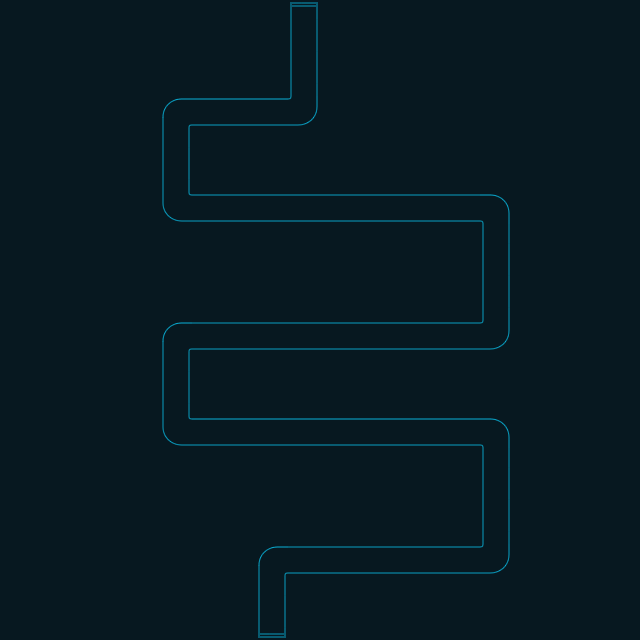

Tiled map render using the project's own tile images. Description and the whole map definition, tile-layer contents included, below:
An orthogonal 20x20 tile map with 32x32 px tiles, 2 tile layers (Base, Path), 2 hidden layers not drawn.

<map version="1.0" orientation="orthogonal" renderorder="right-down" width="20" height="20" tilewidth="32" tileheight="32" nextobjectid="1">
 <properties>
  <property name="buildLayer" value="2" />
  <property name="worldCollision" value="3" />
 </properties>
 <tileset firstgid="1" name="digital-tilemap" tilewidth="32" tileheight="32" tilecount="25" columns="5">
  <image source="digital-tilemap.png" width="160" height="160" />
 </tileset>
 <layer name="Base" width="20" height="20">
  <properties>
   <property name="render" value="true" />
  </properties>
  <data encoding="csv">
1,1,1,1,1,1,1,1,1,1,1,1,1,1,1,1,1,1,1,1,
1,1,1,1,1,1,1,1,1,1,1,1,1,1,1,1,1,1,1,1,
1,1,1,1,1,1,1,1,1,1,1,1,1,1,1,1,1,1,1,1,
1,1,1,1,1,1,1,1,1,1,1,1,1,1,1,1,1,1,1,1,
1,1,1,1,1,1,1,1,1,1,1,1,1,1,1,1,1,1,1,1,
1,1,1,1,1,1,1,1,1,1,1,1,1,1,1,1,1,1,1,1,
1,1,1,1,1,1,1,1,1,1,1,1,1,1,1,1,1,1,1,1,
1,1,1,1,1,1,1,1,1,1,1,1,1,1,1,1,1,1,1,1,
1,1,1,1,1,1,1,1,1,1,1,1,1,1,1,1,1,1,1,1,
1,1,1,1,1,1,1,1,1,1,1,1,1,1,1,1,1,1,1,1,
1,1,1,1,1,1,1,1,1,1,1,1,1,1,1,1,1,1,1,1,
1,1,1,1,1,1,1,1,1,1,1,1,1,1,1,1,1,1,1,1,
1,1,1,1,1,1,1,1,1,1,1,1,1,1,1,1,1,1,1,1,
1,1,1,1,1,1,1,1,1,1,1,1,1,1,1,1,1,1,1,1,
1,1,1,1,1,1,1,1,1,1,1,1,1,1,1,1,1,1,1,1,
1,1,1,1,1,1,1,1,1,1,1,1,1,1,1,1,1,1,1,1,
1,1,1,1,1,1,1,1,1,1,1,1,1,1,1,1,1,1,1,1,
1,1,1,1,1,1,1,1,1,1,1,1,1,1,1,1,1,1,1,1,
1,1,1,1,1,1,1,1,1,1,1,1,1,1,1,1,1,1,1,1,
1,1,1,1,1,1,1,1,1,1,1,1,1,1,1,1,1,1,1,1
</data>
 </layer>
 <layer name="Path" width="20" height="20">
  <properties>
   <property name="render" value="true" />
  </properties>
  <data encoding="csv">
0,0,0,0,0,0,0,0,0,6,0,0,0,0,0,0,0,0,0,0,
0,0,0,0,0,0,0,0,0,7,0,0,0,0,0,0,0,0,0,0,
0,0,0,0,0,0,0,0,0,7,0,0,0,0,0,0,0,0,0,0,
0,0,0,0,0,2,3,3,3,14,0,0,0,0,0,0,0,0,0,0,
0,0,0,0,0,7,0,0,0,0,0,0,0,0,0,0,0,0,0,0,
0,0,0,0,0,7,0,0,0,0,0,0,0,0,0,0,0,0,0,0,
0,0,0,0,0,12,13,13,13,13,13,13,13,13,13,4,0,0,0,0,
0,0,0,0,0,0,0,0,0,0,0,0,0,0,0,7,0,0,0,0,
0,0,0,0,0,0,0,0,0,0,0,0,0,0,0,7,0,0,0,0,
0,0,0,0,0,0,0,0,0,0,0,0,0,0,0,7,0,0,0,0,
0,0,0,0,0,2,13,13,13,13,13,13,13,13,13,14,0,0,0,0,
0,0,0,0,0,7,0,0,0,0,0,0,0,0,0,0,0,0,0,0,
0,0,0,0,0,7,0,0,0,0,0,0,0,0,0,0,0,0,0,0,
0,0,0,0,0,12,3,3,3,3,3,3,3,3,3,4,0,0,0,0,
0,0,0,0,0,0,0,0,0,0,0,0,0,0,0,7,0,0,0,0,
0,0,0,0,0,0,0,0,0,0,0,0,0,0,0,7,0,0,0,0,
0,0,0,0,0,0,0,0,0,0,0,0,0,0,0,7,0,0,0,0,
0,0,0,0,0,0,0,0,2,13,13,13,13,13,13,14,0,0,0,0,
0,0,0,0,0,0,0,0,7,0,0,0,0,0,0,0,0,0,0,0,
0,0,0,0,0,0,0,0,11,0,0,0,0,0,0,0,0,0,0,0
</data>
 </layer>
 <layer name="Build Layer" width="20" height="20" visible="0">
  <properties>
   <property name="render" value="false" />
  </properties>
  <data encoding="csv">
24,24,24,24,24,24,24,24,24,0,24,24,24,24,24,24,24,24,24,24,
24,24,24,24,24,24,24,24,24,0,24,24,24,24,24,24,24,24,24,24,
24,24,24,24,24,24,24,24,24,0,24,24,24,24,24,24,24,24,24,24,
24,24,24,24,24,0,0,0,0,0,24,24,24,24,24,24,24,24,24,24,
24,24,24,24,24,0,24,24,24,24,24,24,24,24,24,24,24,24,24,24,
24,24,24,24,24,0,24,24,24,24,24,24,24,24,24,24,24,24,24,24,
24,24,24,24,24,0,0,0,0,0,0,0,0,0,0,0,24,24,24,24,
24,24,24,24,24,24,24,24,24,24,24,24,24,24,24,0,24,24,24,24,
24,24,24,24,24,24,24,24,24,24,24,24,24,24,24,0,24,24,24,24,
24,24,24,24,24,24,24,24,24,24,24,24,24,24,24,0,24,24,24,24,
24,24,24,24,24,0,0,0,0,0,0,0,0,0,0,0,24,24,24,24,
24,24,24,24,24,0,24,24,24,24,24,24,24,24,24,24,24,24,24,24,
24,24,24,24,24,0,24,24,24,24,24,24,24,24,24,24,24,24,24,24,
24,24,24,24,24,0,0,0,0,0,0,0,0,0,0,0,24,24,24,24,
24,24,24,24,24,24,24,24,24,24,24,24,24,24,24,0,24,24,24,24,
24,24,24,24,24,24,24,24,24,24,24,24,24,24,24,0,24,24,24,24,
24,24,24,24,24,24,24,24,24,24,24,24,24,24,24,0,24,24,24,24,
24,24,24,24,24,24,24,24,0,0,0,0,0,0,0,0,24,24,24,24,
24,24,24,24,24,24,24,24,0,24,24,24,24,24,24,24,24,24,24,24,
24,24,24,24,24,24,24,24,0,24,24,24,24,24,24,24,24,24,24,24
</data>
 </layer>
 <layer name="Collision Layer" width="20" height="20" visible="0">
  <properties>
   <property name="render" value="false" />
  </properties>
  <data encoding="csv">
0,0,0,0,0,0,0,0,25,0,25,0,0,0,0,0,0,0,0,0,
0,0,0,0,0,0,0,0,25,0,25,0,0,0,0,0,0,0,0,0,
0,0,0,0,25,25,25,25,25,0,25,0,0,0,0,0,0,0,0,0,
0,0,0,0,25,0,0,0,0,0,25,0,0,0,0,0,0,0,0,0,
0,0,0,0,25,0,25,25,25,25,25,0,0,0,0,0,0,0,0,0,
0,0,0,0,25,0,25,25,25,25,25,25,25,25,25,25,25,0,0,0,
0,0,0,0,25,0,0,0,0,0,0,0,0,0,0,0,25,0,0,0,
0,0,0,0,25,25,25,25,25,25,25,25,25,25,25,0,25,0,0,0,
0,0,0,0,0,0,0,0,0,0,0,0,0,0,25,0,25,0,0,0,
0,0,0,0,25,25,25,25,25,25,25,25,25,25,25,0,25,0,0,0,
0,0,0,0,25,0,0,0,0,0,0,0,0,0,0,0,25,0,0,0,
0,0,0,0,25,0,25,25,25,25,25,25,25,25,25,25,25,0,0,0,
0,0,0,0,25,0,25,25,25,25,25,25,25,25,25,25,25,0,0,0,
0,0,0,0,25,0,0,0,0,0,0,0,0,0,0,0,25,0,0,0,
0,0,0,0,25,25,25,25,25,25,25,25,25,25,25,0,25,0,0,0,
0,0,0,0,0,0,0,0,0,0,0,0,0,0,25,0,25,0,0,0,
0,0,0,0,0,0,0,25,25,25,25,25,25,25,25,0,25,0,0,0,
0,0,0,0,0,0,0,25,0,0,0,0,0,0,0,0,25,0,0,0,
0,0,0,0,0,0,0,25,0,25,25,25,25,25,25,25,25,0,0,0,
0,0,0,0,0,0,0,25,0,25,0,0,0,0,0,0,0,0,0,0
</data>
 </layer>
</map>